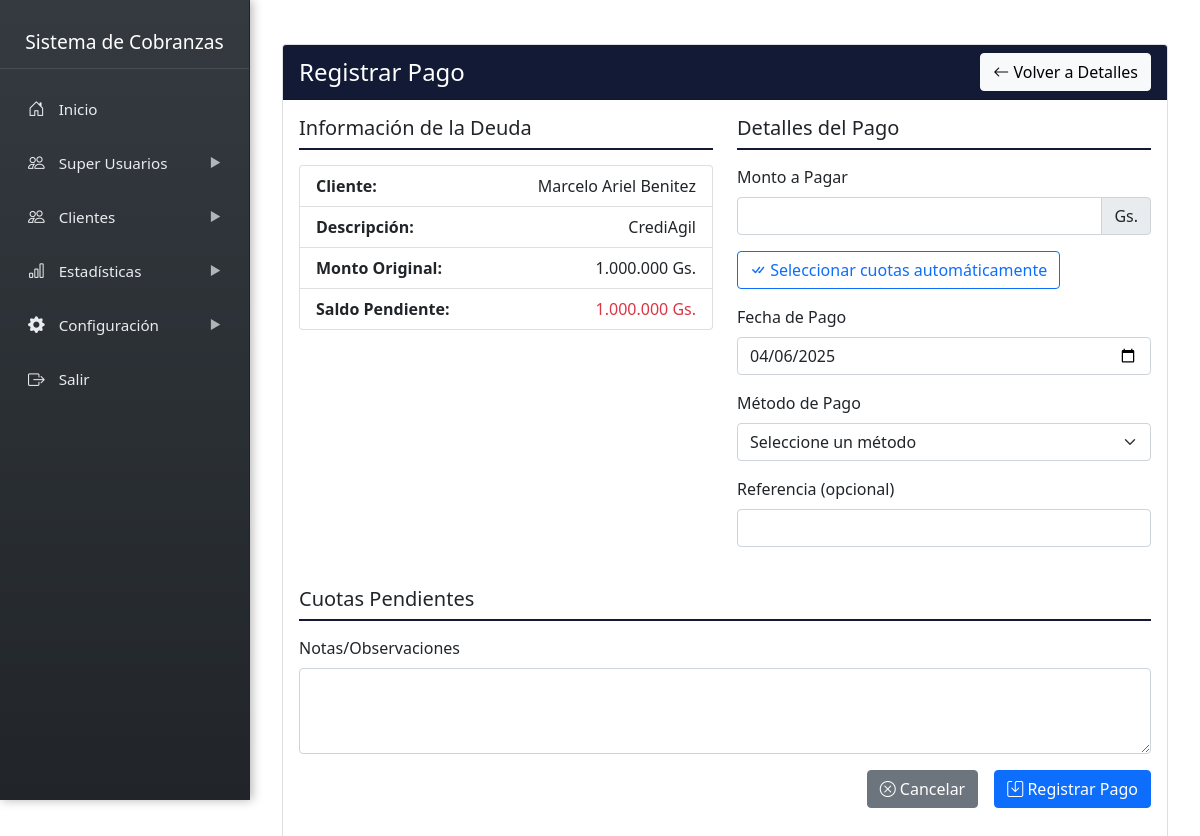
The app's page /admin/sidebar/clientes/deudas/registrar_pago.php?deuda_id=1 with its own data.
### tables this page shows
CREATE TABLE `deudas` (
  `id` int NOT NULL,
  `cliente_id` int NOT NULL,
  `politica_interes_id` int NOT NULL,
  `notas` text,
  `monto` decimal(12,2) NOT NULL,
  `cuotas` int NOT NULL DEFAULT '1',
  `fecha_emision` date NOT NULL,
  `saldo_pendiente` decimal(12,2) NOT NULL,
  `descripcion` text,
  `fecha_vencimiento` date NOT NULL,
  `estado` enum('pendiente','pagado','vencido','cancelado') DEFAULT 'pendiente',
  `created_at` timestamp NULL DEFAULT CURRENT_TIMESTAMP,
  `monto_cuota` decimal(12,2) GENERATED ALWAYS AS ((`monto` / `cuotas`)) STORED
);

CREATE TABLE `clientes` (
  `id` int NOT NULL,
  `nombre` varchar(200) NOT NULL,
  `identificacion` varchar(20) DEFAULT NULL,
  `direccion` text,
  `ubicacion_link` text,
  `telefono` varchar(20) DEFAULT NULL,
  `email` varchar(100) DEFAULT NULL,
  `created_at` timestamp NULL DEFAULT CURRENT_TIMESTAMP,
  `imagen` varchar(255) NOT NULL DEFAULT 'default.png',
  `password` varchar(255) DEFAULT NULL
);

### admin/sidebar/clientes/deudas/registrar_pago.php (the view, shortened to what this page needs)
<?php
require_once '../../cnx.php';
$deuda_id = $_GET['deuda_id'];
$query = "SELECT d.*, c.nombre as cliente_nombre, c.id as cliente_id, c.identificacion as cliente_identificacion,
          p.nombre as politica_nombre, p.tasa, p.tipo as politica_tipo, p.periodo as politica_periodo
          FROM deudas d
          JOIN clientes c ON d.cliente_id = c.id
          JOIN politicas_interes p ON d.politica_interes_id = p.id
          WHERE d.id = ?";
$stmt = $conn->prepare($query);
$stmt->bind_param("i", $deuda_id);
$stmt->execute();
$result = $stmt->get_result();
$deuda = $result->fetch_assoc();
include '../../../../admin/include/sidebar.php';
function formatMoney($amount) {
    return number_format($amount, 0, ',', '.') . ' Gs.';
}
?>
<div class="content-wrapper">
    <div class="container mt-4">
        <div class="row">
            <div class="col-md-12 mb-4">
                <div class="card">
                    <div class="card-header bg-custom text-white d-flex justify-content-between align-items-center">
                        <h4 class="mb-0">Registrar Pago</h4>
                        <a href="ver_deuda.php?id=<?php echo $deuda_id; ?>" class="btn btn-light">
                            <i class="bi bi-arrow-left"></i> Volver a Detalles
                        </a>
                    </div>
                    <div class="card-body">
                        <form method="POST" action="">
                            <div class="row mb-4">
                                <div class="col-md-6">
                                    <h5 class="info-section-title">Información de la Deuda</h5>
                                    <ul class="list-group">
                                    <li class="list-group-item d-flex justify-content-between">
                                        <strong>Cliente:</strong>
                                        <span><?php echo htmlspecialchars($deuda['cliente_nombre']); ?></span>
                                    </li>
                                    <li class="list-group-item d-flex justify-content-between">
                                        <strong>Descripción:</strong>
                                        <span><?php echo htmlspecialchars($deuda['descripcion']); ?></span>
                                    </li>
                                    <li class="list-group-item d-flex justify-content-between">
                                        <strong>Monto Original:</strong>
                                        <span><?php echo formatMoney($deuda['monto']); ?></span>
                                    </li>
                                    <li class="list-group-item d-flex justify-content-between">
                                        <strong>Saldo Pendiente:</strong>
                                        <span class="text-danger"><?php echo formatMoney($deuda['saldo_pendiente']); ?></span>
                                    </li>
                                </ul>
                            </div>
                            <div class="col-md-6">
                                <h5 class="info-section-title">Detalles del Pago</h5>
                                <div class="mb-3">
                                    <label for="monto" class="form-label">Monto a Pagar</label>
                                    <div class="input-group">
                                        <input type="number" class="form-control" id="monto" name="monto" required
                                            value="<?php echo isset($_POST['monto']) ? htmlspecialchars($_POST['monto']) : ''; ?>">
                                        <span class="input-group-text">Gs.</span>
                                    </div>
                                </div>
                                <div class="mb-3">
                                    <button type="button" class="btn btn-outline-primary" id="autoSelectCuotas">
                                        <i class="bi bi-check-all"></i> Seleccionar cuotas automáticamente
                                    </button>
                                </div>
                                <div class="mb-3">
                                    <label for="fecha_pago" class="form-label">Fecha de Pago</label>
                                    <input type="date" class="form-control" id="fecha_pago" name="fecha_pago" required
                                        value="<?php echo isset($_POST['fecha_pago']) ? htmlspecialchars($_POST['fecha_pago']) : date('Y-m-d'); ?>">
                                </div>
                                <div class="mb-3">
                                    <label for="metodo_pago" class="form-label">Método de Pago</label>
                                    <select class="form-select" id="metodo_pago" name="metodo_pago" required>
                                        <option value="">Seleccione un método</option>
                                    </select>
                                </div>
                                <div class="mb-3">
                                    <label for="referencia" class="form-label">Referencia (opcional)</label>
                                    <input type="text" class="form-control" id="referencia" name="referencia"
                                        value="<?php echo isset($_POST['referencia']) ? htmlspecialchars($_POST['referencia']) : ''; ?>">
                                </div>
                            </div>
                        </div>
                        <div class="row mb-4">
                            <div class="col-md-12">
                                <h5 class="info-section-title">Cuotas Pendientes</h5>
                            <div class="mb-3">
                                <label for="notas" class="form-label">Notas/Observaciones</label>
                                <textarea class="form-control" id="notas" name="notas" rows="3"><?php echo isset($_POST['notas']) ? htmlspecialchars($_POST['notas']) : ''; ?></textarea>
                            </div>
                            <div class="d-grid gap-2 d-md-flex justify-content-md-end">
                                <a href="ver_deuda.php?id=<?php echo $deuda_id; ?>" class="btn btn-secondary me-md-2">
                                    <i class="bi bi-x-circle"></i> Cancelar
                                </a>
                                <button type="submit" class="btn btn-primary">
                                    <i class="bi bi-save"></i> Registrar Pago
                                </button>
                            </div>
                        </form>
                    </div>
                </div>
            </div>
        </div>
    </div>
</div>

### admin/include/sidebar.php (style rules this page uses)
.content-wrapper { margin-left: 250px; padding: 20px; transition: background-color 0.3s ease; }

### admin/sidebar/clientes/deudas/registrar_pago.php (style rules this page uses)
.info-section-title { border-bottom: 2px solid #121a35; padding-bottom: 8px; margin-bottom: 15px; }
.bg-custom { background-color: #121a35; }
:root { --border-color: #dee2e6; --text-muted: #6c757d; --card-bg: #f8f9fa; }

### records on screen
deudas: cliente.nombre "Marcelo Ariel Benitez", descripcion "CrediAgil", monto "1.000.000 Gs.", saldo_pendiente "1.000.000 Gs."
